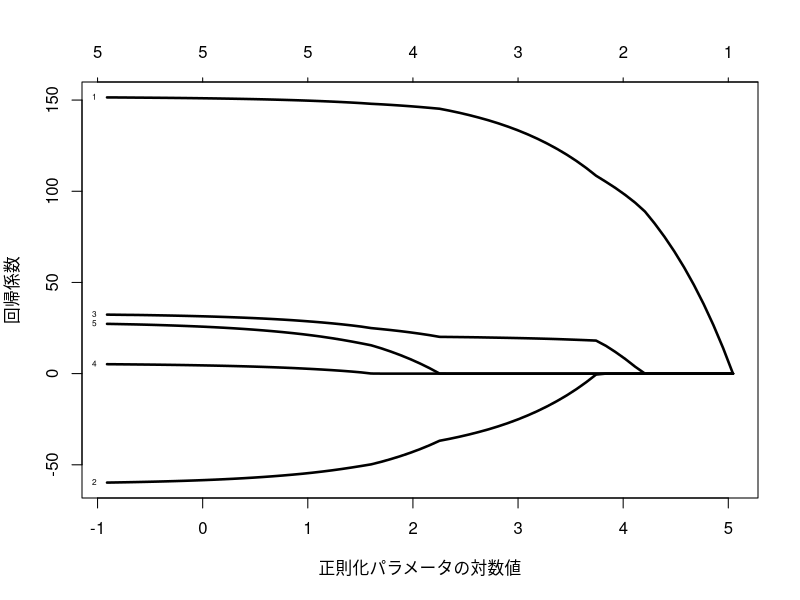
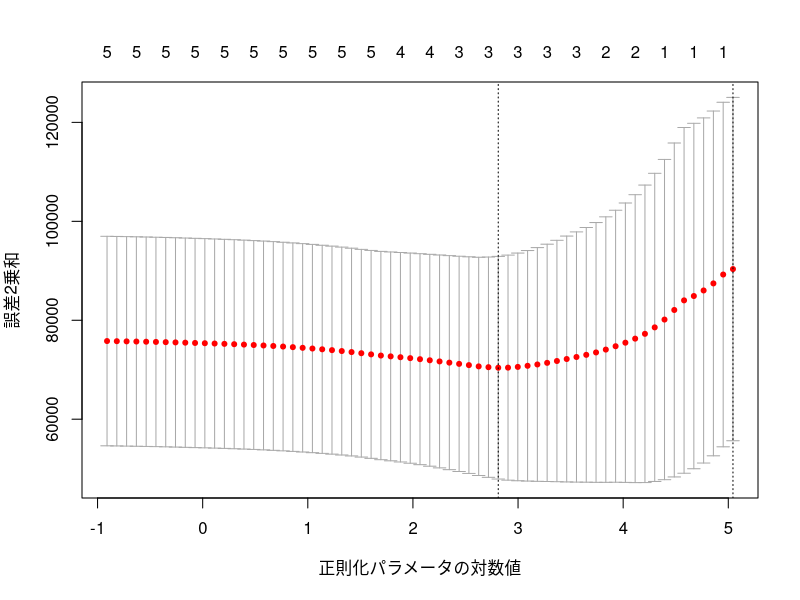

These charts were generated, in order, by the following R code:
library(glmnet)

crime <- read.table("crime.txt")
crime <- as.matrix(crime)

x <- crime[, 3:7]
y <- crime[, 1]
x <- scale(x)
y <- y -mean(y)

# lasso推定
res <- glmnet(x, y)

#解パス図描画
plot(res, xvar = "lambda", label = TRUE, xlab = "正則化パラメータの対数値",
     ylab = "回帰係数", col = "black", lwd = 2.5)

res1 <- glmnet(x, y, lambda = 20)
res1$beta # 係数の推定値
res.cv <- cv.glmnet(x, y)

#CV値の推移をプロット
plot(res.cv, xlab = "正則化パラメータの対数値", ylab = "誤差2乗和")

#CV値が最小となる正則化パラメータの値を出力
res.cv$lambda.1se

